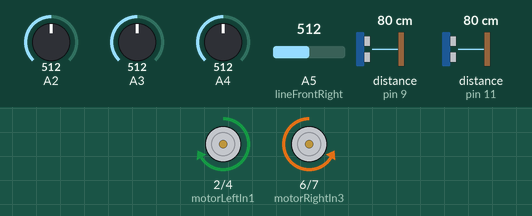
Simulated run of this sketch. Board: Arduino Uno, built with avr-gcc and run on an emulated ATmega328P. On the bench: motor-driver pin pairs drawn as motors (green arrow = first pin HIGH = forward, orange = second pin HIGH = backward, longer = more drive, scaled by the enable pin). Wiring (inferred from the names in the program): 2 × ultrasonic range finder: trigger pin 8, echo pin 9 / trigger pin 10, echo pin 11. The inputs (shaded band) are chosen by the test bench; at power-on: distance to the obstacle (sensors on pin 9, pin 11) 80 cm, A2 = 512, A4 = 512, A3 = 512, A5 (lineFrontRight) = 512. The echo pulse lasts 58.3 µs per cm.

Above: at 3.2 s.
3.3 s: distance to the obstacle (sensor on pin 9) set to 44 cm
4.8 s: distance to the obstacle (sensor on pin 9) set to 39 cm
At 6.0 s:
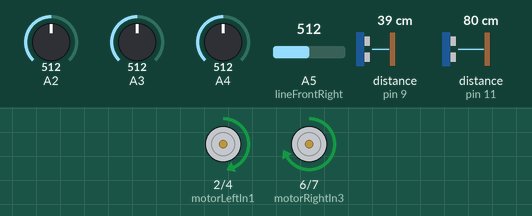
6.3 s: distance to the obstacle (sensor on pin 11) set to 18 cm
At 7.2 s:
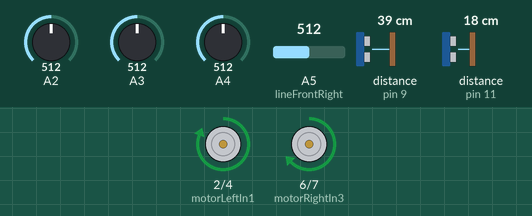
7.8 s: A2 set to 852
9.3 s: A2 set to 874
At 10.2 s:
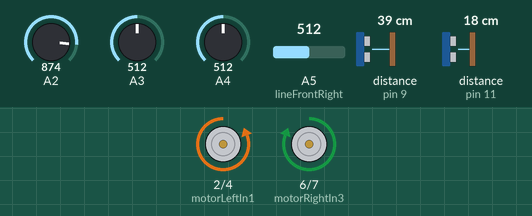
10.8 s: A4 set to 718
12.3 s: A4 set to 752
At 13.7 s:
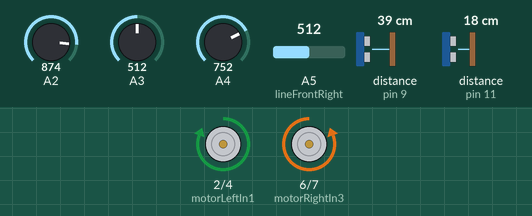
Timing chart, 0 to 14.9 s (numbered marks = the images above; inputs shaded):
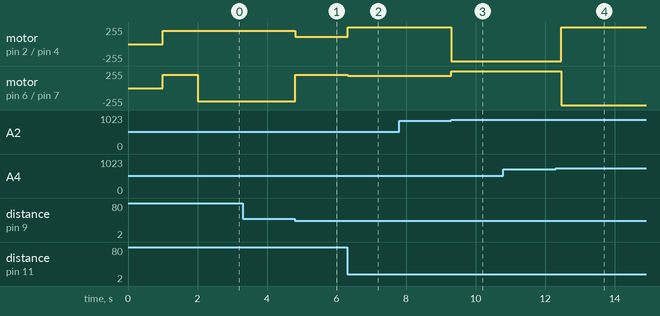

The sketch:

main_ver4.ino
```cpp
// ==========================================
// 튜닝 파라미터 (사용자가 수정하는 공간)
// ==========================================

// [라인 센서 아날로그 문턱값 — 2026-07-09 실측 기반, 센서별 개별 설정]
// 실측값(2차, 최종): 빨강(경계) FL=910 FR=977 RL=971 RR=947 / 흰 바닥 FL=555 FR=813 RL=815 RR=700
// 센서별 편차가 커서 공용 문턱값 불가 → 각 센서의 (빨강+흰색)/2 중간값 사용
const int LINE_THRESH_FL = 735;
const int LINE_THRESH_FR = 860;
const int LINE_THRESH_RL = 860;
const int LINE_THRESH_RR = 850;

// [라인 센서 극성] 경계 테이프 위에서 값이 바닥보다 크면 true — 실측으로 확인됨 (빨강이 항상 더 큼)
const bool LINE_READS_HIGHER = true;

// [공격 및 추적 설정]
const int RUSH_DISTANCE = 10;       // 라인을 무시하고 돌진할 거리 (cm) — 3은 초음파 최소거리 탓에 사실상 도달 불가
const unsigned long CONTACT_LATCH_MS = 2000; // 근접 감지 후 이 시간 동안은 접촉(밀기) 상태로 간주
const int MAX_DETECT_DIST = 40;     // 상대를 추적하기 시작할 최대 거리 (cm)
const int MAX_SPEED = 255;          // 모터 최대 속도 (PWM 0~255)
const int MIN_SPEED = 150;          // 모터 최소 구동 속도 (PWM 0~255)
const int SEARCH_SPEED = 140;       // 탐색 회전 시 속도

// [조향 P제어] 좌우 거리차(cm)에 비례해 부드럽게 조향 — 급좌/급우 3분기 지그재그 방지
const int STEER_GAIN = 3;           // 조향 민감도 (지그재그하면 낮추고, 반응이 둔하면 올리세요)
const int STEER_DEADBAND_CM = 5;    // 좌우 차이가 이 값 이하면 직진 (센서 지터 무시)
const int STEER_DIFF_CLAMP = 15;    // 거리차 반영 상한 (한쪽만 감지 시 과도 조향 방지)

// [시작 동작] 전원 인가 → 대기(손 뗄 시간) → 짧은 돌진 → 탐색
const unsigned long START_DELAY_MS = 1000; // 대회 규정의 시작 대기 시간 확인 후 맞추세요 (보통 3~5초)
const int START_LUNGE_SPEED = 200;         // 시작 돌진 속도 — MIN_SPEED(150) 미만이면 한쪽만 돌아 비틀림

// [탈출 기동 속도] — 속도를 바꾸면 아래 시간 세트도 반드시 함께 교체!
// 255 = 빠른 탈출(경계 취약 시간 합계 700ms), 150 = 느리지만 회전 일관성 유리(합계 1330ms)
const int ESCAPE_SPEED = 255;

// [시간 설정 (밀리초 단위) — 2026-07-10 turn_test 실측, 두 세트 모두 측정 완료]
// ESCAPE_SPEED = 255 세트: BACK 150 / TURN180 550 / FORWARD 150 / TURN45 185
const unsigned long TIME_BACK_MS     = 150;  // 전방 라인 감지 시 후진
const unsigned long TIME_TURN_180_MS = 550;  // 180도 회전
const unsigned long TIME_FORWARD_MS  = 150;  // 뒤 라인 탈출 직진
const unsigned long TIME_TURN_45_MS  = 185;  // 45도 회전
// ESCAPE_SPEED = 150 세트: BACK 400 / TURN180 930 / FORWARD 400 / TURN45 320  ← 현재 사용 중
// const unsigned long TIME_BACK_MS     = 400;  // 전방 라인 감지 시 후진
// const unsigned long TIME_TURN_180_MS = 930;  // 180도 회전
// const unsigned long TIME_FORWARD_MS  = 400;  // 뒤 라인 탈출 직진
// const unsigned long TIME_TURN_45_MS  = 320;  // 45도 회전


// ==========================================
// 하드웨어 핀 네이밍 (camelCase)
// ==========================================

// L298N 모터 드라이버 핀
const int motorLeftEna = 3;
const int motorLeftIn1 = 2;
const int motorLeftIn2 = 4;
const int motorRightIn3 = 6;
const int motorRightIn4 = 7;
const int motorRightEnb = 5;

// 아날로그 라인 센서 4개
const int lineFrontLeft = A4;
const int lineFrontRight = A5;
const int lineRearLeft = A2;
const int lineRearRight = A3;

// 초음파 센서 디지털 핀
const int sonicLeftTrig = 8;
const int sonicLeftEcho = 9;
const int sonicRightTrig = 10;
const int sonicRightEcho = 11;

// ==========================================
// 시스템 상태 제어 및 필터 변수
// ==========================================

// 로봇의 현재 행동 상태 정의
enum RobotState {
  STATE_NORMAL,
  STATE_ESCAPE_FRONT_BACK,
  STATE_ESCAPE_FRONT_TURN,
  STATE_ESCAPE_REAR,
  STATE_ESCAPE_SINGLE_TURN
};

RobotState currentState = STATE_NORMAL;
unsigned long stateStartTime = 0;
unsigned long stateDuration = 0;
RobotState nextStateAfterEscape = STATE_NORMAL; // 복합 탈출용(후진 후 회전)

// 초음파 필터용 배열 (크기 3의 이동 평균 필터)
const int FILTER_SIZE = 3;
long leftHistory[FILTER_SIZE] = {999, 999, 999};
long rightHistory[FILTER_SIZE] = {999, 999, 999};
int filterIndex = 0;
long lastLeftDist = 999;
long lastRightDist = 999;
bool pingLeftTurn = true;
unsigned long contactLatchUntil = 0; // 접촉 상태 래치 만료 시각
int lastSeenDir = 1;                 // 마지막으로 상대를 본 방향: 1 = 오른쪽, -1 = 왼쪽

// ==========================================
//초기화 (Setup)
// ==========================================
void setup() {
  Serial.begin(115200); // 디버그 출력이 제어 루프를 막지 않도록 고속 통신 사용

  pinMode(motorLeftEna, OUTPUT);
  pinMode(motorLeftIn1, OUTPUT);
  pinMode(motorLeftIn2, OUTPUT);
  pinMode(motorRightIn3, OUTPUT);
  pinMode(motorRightIn4, OUTPUT);
  pinMode(motorRightEnb, OUTPUT);

  pinMode(sonicLeftTrig, OUTPUT);
  pinMode(sonicLeftEcho, INPUT);
  pinMode(sonicRightTrig, OUTPUT);
  pinMode(sonicRightEcho, INPUT);

  // 1) 시작 대기 — 로봇을 링에 놓고 손을 뗄 시간 (이 동안 완전 정지)
  delay(START_DELAY_MS);

  // 2) 시작 돌진 — SEARCH_SPEED(140)는 최소 구동 PWM(150) 미만이라 한쪽만 돌아 비틀림 → 200 사용
  moveForward(START_LUNGE_SPEED);
  delay(1000);
  stopMotors();
}

// ==========================================
// 메인 루프 (Loop)
// ==========================================
void loop() {
  // 1. 센서 데이터 업데이트 (초음파 필터링 포함)
  // 두 센서를 번갈아 측정 (상호 간섭 방지 + 루프당 pulseIn 대기 절반)
  if (pingLeftTurn) {
    lastLeftDist = getFilteredDistance(sonicLeftTrig, sonicLeftEcho, leftHistory);
  } else {
    lastRightDist = getFilteredDistance(sonicRightTrig, sonicRightEcho, rightHistory);
  }
  pingLeftTurn = !pingLeftTurn;
  long currentLeftDist = lastLeftDist;
  long currentRightDist = lastRightDist;

  bool isLeftEnemyClose = (currentLeftDist > 0 && currentLeftDist <= RUSH_DISTANCE);
  bool isRightEnemyClose = (currentRightDist > 0 && currentRightDist <= RUSH_DISTANCE);
  if (isLeftEnemyClose || isRightEnemyClose) {
    contactLatchUntil = millis() + CONTACT_LATCH_MS; // 접촉(밀기) 상태 래치 갱신
  }
  bool isEnemyInRushZone = (millis() < contactLatchUntil); // 접촉 순간 센서가 999로 튀어도 밀기 유지

  // 2. 비동기 예외 및 탈출 상태 머신 처리 (delay 방지)
   if (currentState != STATE_NORMAL) {
    // 전진 탈출 중에도 앞 라인 센서는 계속 감시 — 반대편 경계 이탈 방지
    if (currentState == STATE_ESCAPE_REAR) {
      if (isLine(lineFrontLeft, LINE_THRESH_FL) || isLine(lineFrontRight, LINE_THRESH_FR)) {
        currentState = STATE_ESCAPE_FRONT_BACK; // 전진 중단 → 후진+180도 탈출로 전환
        stateStartTime = millis();
        stateDuration = TIME_BACK_MS;
        moveBackward(ESCAPE_SPEED);
        return;
      }
    }
    if (millis() - stateStartTime < stateDuration) {
      return; // 정해진 탈출 기동 시간이 끝나기 전에는 루프를 돌며 대기(명령 유지)
    } else {
      // 1단계 탈출(후진)이 끝난 후 2단계 탈출(180도 회전)로 넘겨야 하는 경우 처리
      if (currentState == STATE_ESCAPE_FRONT_BACK) {
        currentState = STATE_ESCAPE_FRONT_TURN;
        stateStartTime = millis();
        stateDuration = TIME_TURN_180_MS;
        turnRight(ESCAPE_SPEED);
        return;
      }
      // 탈출 완료 -> 정상 상태로 복귀
      currentState = STATE_NORMAL;
    }
  }

  // 3. 조건별 우선순위 판단 (상대가 코앞에 있으면 라인 센서 판단 스킵)
  if (!isEnemyInRushZone && checkLineSensors()) {
    return; // 라인 탈출 기동이 시작되었으므로 루프 처음으로
  }

  // 4. 공격 및 추적 로직 (거리 반비례 속도 제어)
  if (currentLeftDist <= MAX_DETECT_DIST || currentRightDist <= MAX_DETECT_DIST) {
    // 두 센서 중 더 가까운 쪽의 거리를 기준으로 속도 결정
    long targetDist = min(currentLeftDist, currentRightDist);
    if (targetDist < RUSH_DISTANCE) targetDist = RUSH_DISTANCE;

    // 거리에 반비례하도록 PWM 속도 매핑 (멀면 MIN_SPEED, 가까우면 MAX_SPEED)
    int calculatedSpeed = map(targetDist, RUSH_DISTANCE, MAX_DETECT_DIST, MAX_SPEED, MIN_SPEED);
    calculatedSpeed = constrain(calculatedSpeed, MIN_SPEED, MAX_SPEED);

    // 좌우 거리차에 비례한 부드러운 조향 (P제어) — 급조향 왔다갔다(지그재그) 방지
    long diff = currentLeftDist - currentRightDist; // 음수 = 상대가 왼쪽에 치우침
    if (diff > STEER_DIFF_CLAMP)  diff = STEER_DIFF_CLAMP;
    if (diff < -STEER_DIFF_CLAMP) diff = -STEER_DIFF_CLAMP;

    if (diff < -STEER_DEADBAND_CM)     lastSeenDir = -1; // 상대를 왼쪽에서 봄 — 놓치면 왼쪽부터 탐색
    else if (diff > STEER_DEADBAND_CM) lastSeenDir = 1;  // 상대를 오른쪽에서 봄 — 놓치면 오른쪽부터 탐색

    int steer = (diff >= -STEER_DEADBAND_CM && diff <= STEER_DEADBAND_CM) ? 0 : (int)diff * STEER_GAIN;
    int leftSpeed  = constrain(calculatedSpeed + steer, 0, MAX_SPEED); // 상대가 왼쪽이면 왼쪽 바퀴 감속
    int rightSpeed = constrain(calculatedSpeed - steer, 0, MAX_SPEED);
    moveForwardLR(leftSpeed, rightSpeed);
    return;
  }

  // 5. 탐색 로직 (상대를 완전히 잃어버렸을 경우)
  spinInPlace();
}

// ==========================================
// 조건 검사 및 상태 전환 함수 (camelCase)
// ==========================================

// 라인(경계) 감지 판단 — 센서별 문턱값, 극성은 LINE_READS_HIGHER 상수 하나로 제어
bool isLine(int pin, int threshold) {
  int v = analogRead(pin);
  return LINE_READS_HIGHER ? (v > threshold) : (v < threshold);
}

bool checkLineSensors() {
  // 아날로그 센서 읽기 (붉은색 테이프 위에서 값이 threshold보다 커지거나 작아짐을 판단)
  bool fl = isLine(lineFrontLeft, LINE_THRESH_FL);
  bool fr = isLine(lineFrontRight, LINE_THRESH_FR);
  bool rl = isLine(lineRearLeft, LINE_THRESH_RL);
  bool rr = isLine(lineRearRight, LINE_THRESH_RR);

  if (fl && fr) {
    // 앞의 두 개 센서 둘 다 감지: 1초 후진 후 180도 회전 (1단계: 후진 세팅)
    currentState = STATE_ESCAPE_FRONT_BACK;
    stateStartTime = millis();
    stateDuration = TIME_BACK_MS;
    moveBackward(ESCAPE_SPEED);
    return true;
  }
  else if (rl && rr) {
    // 뒤의 두 개 센서 둘 다 감지: 2초 직진
    currentState = STATE_ESCAPE_REAR;
    stateStartTime = millis();
    stateDuration = TIME_FORWARD_MS;
    moveForward(ESCAPE_SPEED);
    return true;
  }
  else if (fl) {
    // 앞 왼쪽만 감지: 오른쪽으로 45도 회전
    currentState = STATE_ESCAPE_SINGLE_TURN;
    stateStartTime = millis();
    stateDuration = TIME_TURN_45_MS;
    turnRight(ESCAPE_SPEED);
    return true;
  }
  else if (fr) {
    // 앞 오른쪽만 감지: 왼쪽으로 45도 회전
    currentState = STATE_ESCAPE_SINGLE_TURN;
    stateStartTime = millis();
    stateDuration = TIME_TURN_45_MS;
    turnLeft(ESCAPE_SPEED);
    return true;
  }
  else if (rl) {
    // 뒤 왼쪽만 감지: 왼쪽으로 45도 회전
    currentState = STATE_ESCAPE_SINGLE_TURN;
    stateStartTime = millis();
    stateDuration = TIME_TURN_45_MS;
    turnLeft(ESCAPE_SPEED);
    return true;
  }
  else if (rr) {
    // 뒤 오른쪽만 감지: 오른쪽으로 45도 회전
    currentState = STATE_ESCAPE_SINGLE_TURN;
    stateStartTime = millis();
    stateDuration = TIME_TURN_45_MS;
    turnRight(ESCAPE_SPEED);
    return true;
  }
  return false;
}

// ==========================================
// 필터 및 모터 하부 드라이버 함수
// ==========================================

// 이동 평균 필터가 적용된 거리 측정 함수 (딜레이 없음)
long getFilteredDistance(int trigPin, int echoPin, long* history) {
  digitalWrite(trigPin, LOW);
  delayMicroseconds(2);
  digitalWrite(trigPin, HIGH);
  delayMicroseconds(10);
  digitalWrite(trigPin, LOW);

  // 타임아웃을 15ms로 제한하여 에코를 기다리느라 대기하는 시간 최소화 (약 2.5m 환산)
  long duration = pulseIn(echoPin, HIGH, 15000);
  long distance = (duration == 0) ? 999 : duration * 0.034 / 2;

  // 값이 너무 튀는 0 이하의 값 예외처리
  if (distance <= 0) distance = 999;

  // 필터 배열 원형 업데이트
  history[filterIndex] = distance;
  filterIndex = (filterIndex + 1) % FILTER_SIZE;

   // 중앙값(median) 계산 — 999 드롭아웃 1회가 결과를 오염시키지 않음
  return median3(history[0], history[1], history[2]);
}

long median3(long a, long b, long c) {
  if (a > b) { long t = a; a = b; b = t; }
  if (b > c) { long t = b; b = c; c = t; }
  if (a > b) { long t = a; a = b; b = t; }
  return b;
}

void moveForward(int speed) {
  digitalWrite(motorLeftIn1, HIGH);
  digitalWrite(motorLeftIn2, LOW);
  analogWrite(motorLeftEna, speed);
  digitalWrite(motorRightIn3, HIGH);
  digitalWrite(motorRightIn4, LOW);
  analogWrite(motorRightEnb, speed);
}

// 좌우 바퀴 속도를 따로 지정하는 전진 (P제어 조향용)
void moveForwardLR(int leftSpeed, int rightSpeed) {
  digitalWrite(motorLeftIn1, HIGH);
  digitalWrite(motorLeftIn2, LOW);
  analogWrite(motorLeftEna, leftSpeed);
  digitalWrite(motorRightIn3, HIGH);
  digitalWrite(motorRightIn4, LOW);
  analogWrite(motorRightEnb, rightSpeed);
}

void moveBackward(int speed) {
  digitalWrite(motorLeftIn1, LOW);
  digitalWrite(motorLeftIn2, HIGH);
  analogWrite(motorLeftEna, speed);
  digitalWrite(motorRightIn3, LOW);
  digitalWrite(motorRightIn4, HIGH);
  analogWrite(motorRightEnb, speed);
}

void turnLeft(int speed) {
  digitalWrite(motorLeftIn1, LOW);
  digitalWrite(motorLeftIn2, HIGH);
  analogWrite(motorLeftEna, speed);
  digitalWrite(motorRightIn3, HIGH);
  digitalWrite(motorRightIn4, LOW);
  analogWrite(motorRightEnb, speed);
}

void turnRight(int speed) {
  digitalWrite(motorLeftIn1, HIGH);
  digitalWrite(motorLeftIn2, LOW);
  analogWrite(motorLeftEna, speed);
  digitalWrite(motorRightIn3, LOW);
  digitalWrite(motorRightIn4, HIGH);
  analogWrite(motorRightEnb, speed);
}

void moveSteerLeft(int speed) {
  digitalWrite(motorLeftIn1, HIGH);
  digitalWrite(motorLeftIn2, LOW);
  analogWrite(motorLeftEna, speed * 0.4); // 조향을 위해 안쪽 바퀴 감속비 조정 가능
  digitalWrite(motorRightIn3, HIGH);
  digitalWrite(motorRightIn4, LOW);
  analogWrite(motorRightEnb, speed);
}

void moveSteerRight(int speed) {
  digitalWrite(motorLeftIn1, HIGH);
  digitalWrite(motorLeftIn2, LOW);
  analogWrite(motorLeftEna, speed);
  digitalWrite(motorRightIn3, HIGH);
  digitalWrite(motorRightIn4, LOW);
  analogWrite(motorRightEnb, speed * 0.4);
}

void spinInPlace() {
  // 마지막으로 상대를 본 쪽으로 회전 — 재탐지 시간 단축
  if (lastSeenDir < 0) turnLeft(SEARCH_SPEED);
  else                 turnRight(SEARCH_SPEED);
}

void stopMotors() {
  digitalWrite(motorLeftIn1, LOW);
  digitalWrite(motorLeftIn2, LOW);
  digitalWrite(motorRightIn3, LOW);
  digitalWrite(motorRightIn4, LOW);
  analogWrite(motorLeftEna, 0);
  analogWrite(motorRightEnb, 0);
}
```

Measured:
- the behaviour switches between 42 and 41 cm on distance to the obstacle (sensor on pin 9) (found by bisection; images 0 and 1)
- the behaviour switches between 860 and 861 on A2 (found by bisection; images 2 and 3)
- the behaviour switches between 735 and 736 on A4 (found by bisection; images 3 and 4)
- after the input at 3.3 s, every drawn part: stays the same
- after the input at 4.8 s, motor on pin 2 (motorLeftIn1) / pin 4 (motorLeftIn2): forward 200/255 → forward 112/255 at once; motor on pin 6 (motorRightIn3) / pin 7 (motorRightIn4): backward 200/255 → forward 202/255 at once
- after the input at 6.3 s, motor on pin 2 (motorLeftIn1) / pin 4 (motorLeftIn2): forward 112/255 → forward 255/255 at once; motor on pin 6 (motorRightIn3) / pin 7 (motorRightIn4): forward 202/255 → forward 186/255 at once
- after the input at 7.8 s, every drawn part: stays the same
- after the input at 9.3 s, motor on pin 2 (motorLeftIn1) / pin 4 (motorLeftIn2): forward 255/255 → backward 255/255 at once; motor on pin 6 (motorRightIn3) / pin 7 (motorRightIn4): forward 186/255 → forward 255/255 at once
- after the input at 10.8 s, every drawn part: stays the same
- after the input at 12.3 s, motor on pin 2 (motorLeftIn1) / pin 4 (motorLeftIn2): backward 255/255 → forward 255/255 after 0.17 s; motor on pin 6 (motorRightIn3) / pin 7 (motorRightIn4): forward 255/255 → backward 255/255 after 0.17 s
